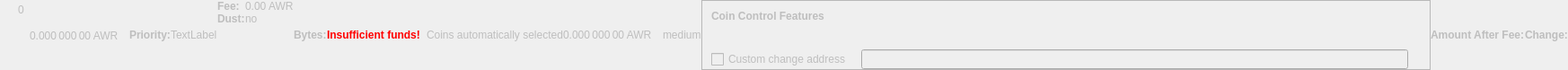
    <widget class="QWidget" name="dummyHideWidget" native="true">
     <property name="enabled">
      <bool>false</bool>
     </property>
     <property name="maximumSize">
      <size>
       <width>100</width>
       <height>22</height>
      </size>
     </property>
     <layout class="QHBoxLayout" name="dummyHideLayout">
      <property name="spacing">
       <number>0</number>
      </property>
      <property name="leftMargin">
       <number>0</number>
      </property>
      <property name="topMargin">
       <number>0</number>
      </property>
      <property name="rightMargin">
       <number>0</number>
      </property>
      <property name="bottomMargin">
       <number>0</number>
      </property>
      <item>
       <layout class="QFormLayout" name="formLayoutCoinControl1">
        <property name="horizontalSpacing">
         <number>10</number>
        </property>
        <property name="verticalSpacing">
         <number>14</number>
        </property>
        <property name="leftMargin">
         <number>10</number>
        </property>
        <property name="topMargin">
         <number>4</number>
        </property>
        <property name="rightMargin">
         <number>6</number>
        </property>
        <item row="0" column="1">
         <widget class="QLabel" name="labelCoinControlBytes">
          <property name="cursor">
           <cursorShape>IBeamCursor</cursorShape>
          </property>
          <property name="contextMenuPolicy">
           <enum>Qt::ActionsContextMenu</enum>
          </property>
          <property name="text">
           <string notr="true">0</string>
          </property>
          <property name="textInteractionFlags">
           <set>Qt::LinksAccessibleByMouse|Qt::TextSelectableByKeyboard|Qt::TextSelectableByMouse</set>
          </property>
         </widget>
        </item>
       </layout>
      </item>
      <item>
       <widget class="QLabel" name="labelCoinControlAfterFee">
        <property name="enabled">
         <bool>false</bool>
        </property>
        <property name="sizePolicy">
         <sizepolicy hsizetype="Fixed" vsizetype="Fixed">
          <horstretch>0</horstretch>
          <verstretch>0</verstretch>
         </sizepolicy>
        </property>
        <property name="minimumSize">
         <size>
          <width>111</width>
          <height>12</height>
         </size>
        </property>
        <property name="maximumSize">
         <size>
          <width>111</width>
          <height>12</height>
         </size>
        </property>
        <property name="cursor">
         <cursorShape>IBeamCursor</cursorShape>
        </property>
        <property name="contextMenuPolicy">
         <enum>Qt::ActionsContextMenu</enum>
        </property>
        <property name="text">
         <string notr="true">0.000 000 00 AWR</string>
        </property>
        <property name="textInteractionFlags">
         <set>Qt::LinksAccessibleByMouse|Qt::TextSelectableByKeyboard|Qt::TextSelectableByMouse</set>
        </property>
       </widget>
      </item>
      <item>
       <widget class="QLabel" name="labelCoinControlPriorityText">
        <property name="enabled">
         <bool>false</bool>
        </property>
        <property name="font">
         <font>
          <weight>75</weight>
          <bold>true</bold>
         </font>
        </property>
        <property name="text">
         <string>Priority:</string>
        </property>
       </widget>
      </item>
      <item>
       <layout class="QHBoxLayout" name="horizontalLayout">
        <item>
         <widget class="QLabel" name="WarningLabel">
          <property name="text">
           <string>TextLabel</string>
          </property>
         </widget>
        </item>
       </layout>
      </item>
      <item>
       <layout class="QFormLayout" name="formLayoutCoinControl3">
        <property name="horizontalSpacing">
         <number>0</number>
        </property>
        <property name="verticalSpacing">
         <number>0</number>
        </property>
        <property name="leftMargin">
         <number>0</number>
        </property>
        <property name="topMargin">
         <number>0</number>
        </property>
        <property name="rightMargin">
         <number>0</number>
        </property>
        <item row="0" column="0">
         <widget class="QLabel" name="labelCoinControlFeeText">
          <property name="enabled">
           <bool>false</bool>
          </property>
          <property name="font">
           <font>
            <weight>75</weight>
            <bold>true</bold>
           </font>
          </property>
          <property name="text">
           <string>Fee:</string>
          </property>
          <property name="margin">
           <number>0</number>
          </property>
         </widget>
        </item>
        <item row="0" column="1">
         <widget class="QLabel" name="labelCoinControlFee">
          <property name="enabled">
           <bool>false</bool>
          </property>
          <property name="cursor">
           <cursorShape>IBeamCursor</cursorShape>
          </property>
          <property name="contextMenuPolicy">
           <enum>Qt::ActionsContextMenu</enum>
          </property>
          <property name="text">
           <string notr="true">0.00 AWR</string>
          </property>
          <property name="textInteractionFlags">
           <set>Qt::LinksAccessibleByMouse|Qt::TextSelectableByKeyboard|Qt::TextSelectableByMouse</set>
          </property>
         </widget>
        </item>
        <item row="1" column="0">
         <widget class="QLabel" name="labelCoinControlLowOutputText">
          <property name="enabled">
           <bool>false</bool>
          </property>
          <property name="font">
           <font>
            <weight>75</weight>
            <bold>true</bold>
           </font>
          </property>
          <property name="text">
           <string>Dust:</string>
          </property>
         </widget>
        </item>
        <item row="1" column="1">
         <widget class="QLabel" name="labelCoinControlLowOutput">
          <property name="enabled">
           <bool>false</bool>
          </property>
          <property name="cursor">
           <cursorShape>IBeamCursor</cursorShape>
          </property>
          <property name="contextMenuPolicy">
           <enum>Qt::ActionsContextMenu</enum>
          </property>
          <property name="text">
           <string>no</string>
          </property>
          <property name="textInteractionFlags">
           <set>Qt::LinksAccessibleByMouse|Qt::TextSelectableByKeyboard|Qt::TextSelectableByMouse</set>
          </property>
         </widget>
        </item>
       </layout>
      </item>
      <item>
       <widget class="QLabel" name="labelCoinControlBytesText">
        <property name="enabled">
         <bool>false</bool>
        </property>
        <property name="font">
         <font>
          <weight>75</weight>
          <bold>true</bold>
         </font>
        </property>
        <property name="text">
         <string>Bytes:</string>
        </property>
       </widget>
      </item>
      <item>
       <layout class="QFormLayout" name="formLayoutCoinControl2">
        <property name="horizontalSpacing">
         <number>0</number>
        </property>
        <property name="verticalSpacing">
         <number>0</number>
        </property>
        <property name="leftMargin">
         <number>0</number>
        </property>
        <property name="topMargin">
         <number>0</number>
        </property>
        <property name="rightMargin">
         <number>0</number>
        </property>
       </layout>
      </item>
      <item>
       <layout class="QHBoxLayout" name="horizontalLayoutCoinControl2">
        <property name="spacing">
         <number>0</number>
        </property>
        <property name="bottomMargin">
         <number>0</number>
        </property>
       </layout>
      </item>
      <item>
       <widget class="QLabel" name="labelCoinControlInsuffFunds">
        <property name="enabled">
         <bool>false</bool>
        </property>
        <property name="minimumSize">
         <size>
          <width>0</width>
          <height>0</height>
         </size>
        </property>
        <property name="font">
         <font>
          <weight>75</weight>
          <bold>true</bold>
         </font>
        </property>
        <property name="styleSheet">
         <string notr="true">color:red;font-weight:bold;</string>
        </property>
        <property name="text">
         <string>Insufficient funds!</string>
        </property>
        <property name="margin">
         <number>5</number>
        </property>
       </widget>
      </item>
      <item>
       <layout class="QFormLayout" name="formLayoutCoinControl4">
        <property name="horizontalSpacing">
         <number>0</number>
        </property>
        <property name="verticalSpacing">
         <number>0</number>
        </property>
        <property name="leftMargin">
         <number>0</number>
        </property>
        <property name="topMargin">
         <number>0</number>
        </property>
        <property name="rightMargin">
         <number>0</number>
        </property>
       </layout>
      </item>
      <item>
       <widget class="QLabel" name="labelCoinControlChangeLabel">
        <property name="enabled">
         <bool>false</bool>
        </property>
        <property name="sizePolicy">
         <sizepolicy hsizetype="Preferred" vsizetype="Expanding">
          <horstretch>0</horstretch>
          <verstretch>0</verstretch>
         </sizepolicy>
        </property>
        <property name="minimumSize">
         <size>
          <width>0</width>
          <height>0</height>
         </size>
        </property>
        <property name="text">
         <string/>
        </property>
        <property name="margin">
         <number>3</number>
        </property>
       </widget>
      </item>
      <item>
       <widget class="QLabel" name="labelCoinControlAutomaticallySelected">
        <property name="enabled">
         <bool>false</bool>
        </property>
        <property name="sizePolicy">
         <sizepolicy hsizetype="Fixed" vsizetype="Fixed">
          <horstretch>0</horstretch>
          <verstretch>0</verstretch>
         </sizepolicy>
        </property>
        <property name="minimumSize">
         <size>
          <width>0</width>
          <height>0</height>
         </size>
        </property>
        <property name="maximumSize">
         <size>
          <width>240</width>
          <height>16777215</height>
         </size>
        </property>
        <property name="text">
         <string>Coins automatically selected</string>
        </property>
        <property name="margin">
         <number>5</number>
        </property>
       </widget>
      </item>
      <item>
       <widget class="QLabel" name="labelCoinControlChange">
        <property name="enabled">
         <bool>false</bool>
        </property>
        <property name="sizePolicy">
         <sizepolicy hsizetype="Fixed" vsizetype="Fixed">
          <horstretch>0</horstretch>
          <verstretch>0</verstretch>
         </sizepolicy>
        </property>
        <property name="minimumSize">
         <size>
          <width>111</width>
          <height>0</height>
         </size>
        </property>
        <property name="maximumSize">
         <size>
          <width>111</width>
          <height>16777215</height>
         </size>
        </property>
        <property name="cursor">
         <cursorShape>IBeamCursor</cursorShape>
        </property>
        <property name="contextMenuPolicy">
         <enum>Qt::ActionsContextMenu</enum>
        </property>
        <property name="text">
         <string notr="true">0.000 000 00 AWR</string>
        </property>
        <property name="textInteractionFlags">
         <set>Qt::LinksAccessibleByMouse|Qt::TextSelectableByKeyboard|Qt::TextSelectableByMouse</set>
        </property>
       </widget>
      </item>
      <item>
       <widget class="QLabel" name="labelCoinControlPriority">
        <property name="enabled">
         <bool>false</bool>
        </property>
        <property name="cursor">
         <cursorShape>IBeamCursor</cursorShape>
        </property>
        <property name="contextMenuPolicy">
         <enum>Qt::ActionsContextMenu</enum>
        </property>
        <property name="text">
         <string>medium</string>
        </property>
        <property name="textInteractionFlags">
         <set>Qt::LinksAccessibleByMouse|Qt::TextSelectableByKeyboard|Qt::TextSelectableByMouse</set>
        </property>
       </widget>
      </item>
      <item>
       <widget class="QFrame" name="frameCoinControl">
        <property name="sizePolicy">
         <sizepolicy hsizetype="Expanding" vsizetype="Expanding">
          <horstretch>0</horstretch>
          <verstretch>0</verstretch>
         </sizepolicy>
        </property>
        <property name="maximumSize">
         <size>
          <width>16777215</width>
          <height>16777215</height>
         </size>
        </property>
        <property name="frameShape">
         <enum>QFrame::StyledPanel</enum>
        </property>
        <property name="frameShadow">
         <enum>QFrame::Sunken</enum>
        </property>
        <layout class="QVBoxLayout" name="verticalLayoutCoinControl2_2">
         <property name="spacing">
          <number>0</number>
         </property>
         <property name="leftMargin">
          <number>0</number>
         </property>
         <property name="topMargin">
          <number>0</number>
         </property>
         <property name="rightMargin">
          <number>0</number>
         </property>
         <property name="bottomMargin">
          <number>0</number>
         </property>
         <item>
          <layout class="QVBoxLayout" name="verticalLayoutCoinControl" stretch="0,0,0,1">
           <property name="spacing">
            <number>0</number>
           </property>
           <property name="leftMargin">
            <number>10</number>
           </property>
           <property name="topMargin">
            <number>10</number>
           </property>
           <item>
            <layout class="QHBoxLayout" name="horizontalLayoutCoinControl1">
             <property name="bottomMargin">
              <number>15</number>
             </property>
             <item>
              <widget class="QLabel" name="labelCoinControlFeatures">
               <property name="enabled">
                <bool>false</bool>
               </property>
               <property name="sizePolicy">
                <sizepolicy hsizetype="Preferred" vsizetype="Maximum">
                 <horstretch>0</horstretch>
                 <verstretch>0</verstretch>
                </sizepolicy>
               </property>
               <property name="font">
                <font>
                 <weight>75</weight>
                 <bold>true</bold>
                </font>
               </property>
               <property name="styleSheet">
                <string notr="true">font-weight:bold;</string>
               </property>
               <property name="text">
                <string>Coin Control Features</string>
               </property>
              </widget>
             </item>
            </layout>
           </item>
           <item>
            <widget class="QWidget" name="widgetCoinControl" native="true">
             <property name="sizePolicy">
              <sizepolicy hsizetype="Preferred" vsizetype="Preferred">
               <horstretch>0</horstretch>
               <verstretch>0</verstretch>
              </sizepolicy>
             </property>
             <property name="minimumSize">
              <size>
               <width>0</width>
               <height>0</height>
              </size>
             </property>
             <property name="styleSheet">
              <string notr="true"/>
             </property>
             <layout class="QHBoxLayout" name="horizontalLayoutCoinControl5_2">
              <property name="leftMargin">
               <number>0</number>
              </property>
              <property name="topMargin">
               <number>0</number>
              </property>
              <property name="rightMargin">
               <number>0</number>
              </property>
              <property name="bottomMargin">
               <number>0</number>
              </property>
              <item>
               <layout class="QHBoxLayout" name="horizontalLayoutCoinControl3">
                <property name="spacing">
                 <number>20</number>
                </property>
                <property name="topMargin">
                 <number>0</number>
                </property>
                <property name="bottomMargin">
                 <number>10</number>
                </property>
               </layout>
              </item>
             </layout>
            </widget>
           </item>
           <item>
            <layout class="QHBoxLayout" name="horizontalLayoutCoinControl4" stretch="0,0,0">
             <property name="spacing">
              <number>12</number>
             </property>
             <property name="sizeConstraint">
              <enum>QLayout::SetDefaultConstraint</enum>
             </property>
             <property name="topMargin">
              <number>5</number>
             </property>
             <property name="rightMargin">
              <number>5</number>
             </property>
             <item>
              <widget class="QCheckBox" name="checkBoxCoinControlChange">
               <property name="enabled">
                <bool>false</bool>
               </property>
               <property name="toolTip">
                <string>If this is activated, but the change address is empty or invalid, change will be sent to a newly generated address.</string>
               </property>
               <property name="text">
                <string>Custom change address</string>
               </property>
              </widget>
             </item>
             <item>
              <widget class="QValidatedLineEdit" name="lineEditCoinControlChange">
               <property name="enabled">
                <bool>false</bool>
               </property>
               <property name="sizePolicy">
                <sizepolicy hsizetype="Expanding" vsizetype="Fixed">
                 <horstretch>0</horstretch>
                 <verstretch>0</verstretch>
                </sizepolicy>
               </property>
              </widget>
             </item>
             <item>
              <widget class="QLabel" name="labelCoinControlChangeLabel_2">
               <property name="sizePolicy">
                <sizepolicy hsizetype="Preferred" vsizetype="Expanding">
                 <horstretch>0</horstretch>
                 <verstretch>0</verstretch>
                </sizepolicy>
               </property>
               <property name="minimumSize">
                <size>
                 <width>0</width>
                 <height>0</height>
                </size>
               </property>
               <property name="text">
                <string/>
               </property>
               <property name="margin">
                <number>3</number>
               </property>
              </widget>
             </item>
            </layout>
           </item>
           <item>
            <spacer name="verticalSpacerCoinControl">
             <property name="orientation">
              <enum>Qt::Vertical</enum>
             </property>
             <property name="sizeHint" stdset="0">
              <size>
               <width>800</width>
               <height>1</height>
              </size>
             </property>
            </spacer>
           </item>
          </layout>
         </item>
        </layout>
       </widget>
      </item>
      <item>
       <widget class="QLabel" name="labelCoinControlAfterFeeText">
        <property name="enabled">
         <bool>false</bool>
        </property>
        <property name="minimumSize">
         <size>
          <width>0</width>
          <height>0</height>
         </size>
        </property>
        <property name="maximumSize">
         <size>
          <width>16777215</width>
          <height>16777215</height>
         </size>
        </property>
        <property name="font">
         <font>
          <weight>75</weight>
          <bold>true</bold>
         </font>
        </property>
        <property name="text">
         <string>Amount After Fee:</string>
        </property>
        <property name="alignment">
         <set>Qt::AlignLeading|Qt::AlignLeft|Qt::AlignVCenter</set>
        </property>
        <property name="margin">
         <number>0</number>
        </property>
       </widget>
      </item>
      <item>
       <widget class="QLabel" name="labelCoinControlChangeText">
        <property name="enabled">
         <bool>false</bool>
        </property>
        <property name="sizePolicy">
         <sizepolicy hsizetype="Preferred" vsizetype="Preferred">
          <horstretch>0</horstretch>
          <verstretch>0</verstretch>
         </sizepolicy>
        </property>
        <property name="minimumSize">
         <size>
          <width>0</width>
          <height>0</height>
         </size>
        </property>
        <property name="maximumSize">
         <size>
          <width>16777215</width>
          <height>16777215</height>
         </size>
        </property>
        <property name="font">
         <font>
          <weight>75</weight>
          <bold>true</bold>
         </font>
        </property>
        <property name="text">
         <string>Change:</string>
        </property>
        <property name="alignment">
         <set>Qt::AlignLeading|Qt::AlignLeft|Qt::AlignVCenter</set>
        </property>
       </widget>
      </item>
     </layout>
    </widget>
